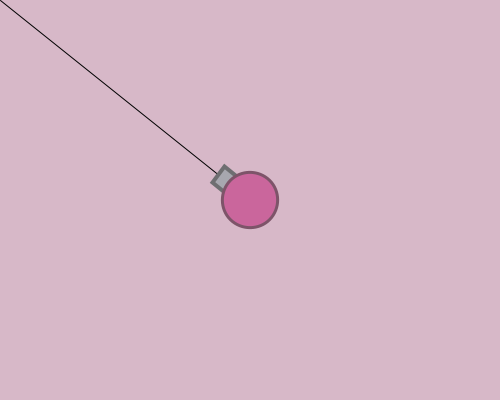
Frame 1 (no input)
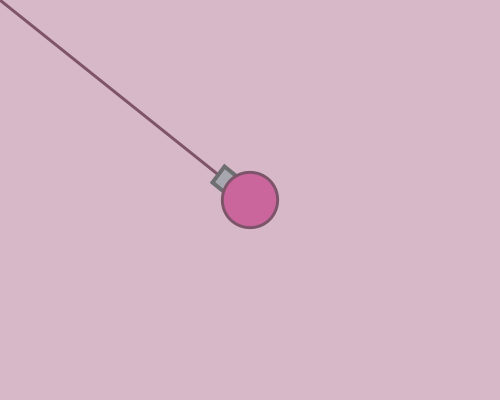
Frame 60 (the mouse pressed at the canvas centre just before this capture)
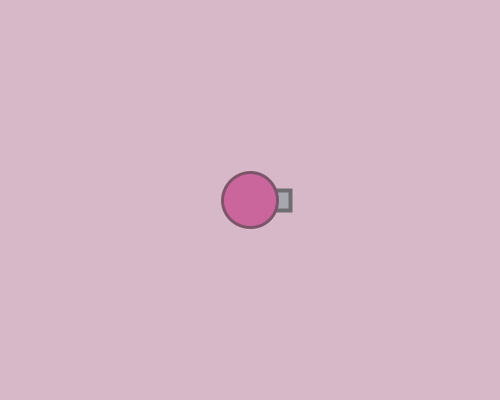
Frame 120 (the mouse held since frame 60 and released just before this capture)

The Processing sketch that drew these frames (run headless with seeded random() and noise(); from frame 60 on, the mouse is pressed at the canvas centre):

// Processing sketch: week07_03_arras03_atan_angle_rotate_translate_myTank
// ── week07_03_arras03_atan_angle_rotate_translate_myTank.pde
void setup() {
  size(500, 400);
}
float x = 250, y = 200;
void draw() {
  background(215, 184, 200);
  float dx = mouseX- x, dy = mouseY - y;
  float a = atan2(dy, dx);//atant3算出角度
  line(x, y, mouseX, mouseY);
  myTank(x, y, a);
}
void myTank(float x, float y, float a) {
  translate(x, y);
  rotate(a);
  fill(167, 167, 175);
  stroke(110, 110, 113);
  strokeWeight(4);
  rect(20, -10, 20, 20);

  fill(202, 102, 156);
  stroke(125, 84, 105);
  strokeWeight(3);
  ellipse(0, 0, 55, 55);
}
